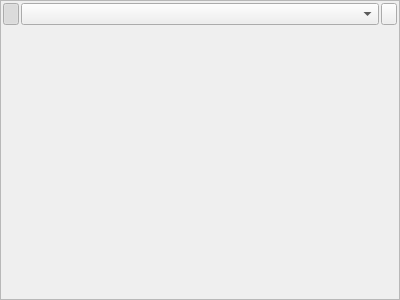
<?xml version="1.0" encoding="UTF-8"?>
<ui version="4.0">
 <class>itemTool</class>
 <widget class="QWidget" name="itemTool">
  <property name="geometry">
   <rect>
    <x>0</x>
    <y>0</y>
    <width>400</width>
    <height>300</height>
   </rect>
  </property>
  <property name="windowTitle">
   <string>Form</string>
  </property>
  <layout class="QVBoxLayout" name="verticalLayout">
   <property name="spacing">
    <number>0</number>
   </property>
   <property name="margin">
    <number>0</number>
   </property>
   <item>
    <widget class="QScrollArea" name="ItemToolScroll">
     <property name="widgetResizable">
      <bool>true</bool>
     </property>
     <widget class="QWidget" name="ItemToolArea">
      <property name="geometry">
       <rect>
        <x>0</x>
        <y>0</y>
        <width>398</width>
        <height>298</height>
       </rect>
      </property>
      <layout class="QVBoxLayout" name="verticalLayout_7">
       <property name="spacing">
        <number>2</number>
       </property>
       <property name="margin">
        <number>1</number>
       </property>
       <item alignment="Qt::AlignTop">
        <widget class="QWidget" name="widget" native="true">
         <layout class="QHBoxLayout" name="horizontalLayout">
          <property name="spacing">
           <number>2</number>
          </property>
          <property name="margin">
           <number>1</number>
          </property>
          <item>
           <widget class="QPushButton" name="enable">
            <property name="maximumSize">
             <size>
              <width>16</width>
              <height>16777215</height>
             </size>
            </property>
            <property name="toolTip">
             <string>Enable All</string>
            </property>
            <property name="text">
             <string/>
            </property>
            <property name="icon">
             <iconset resource="vTrazer.qrc">
              <normaloff>:/img/online</normaloff>:/img/online</iconset>
            </property>
            <property name="iconSize">
             <size>
              <width>10</width>
              <height>10</height>
             </size>
            </property>
            <property name="checkable">
             <bool>true</bool>
            </property>
            <property name="checked">
             <bool>true</bool>
            </property>
            <property name="default">
             <bool>false</bool>
            </property>
            <property name="flat">
             <bool>true</bool>
            </property>
           </widget>
          </item>
          <item>
           <widget class="QComboBox" name="ItemTypes"/>
          </item>
          <item>
           <widget class="QPushButton" name="addItemButton">
            <property name="sizePolicy">
             <sizepolicy hsizetype="Fixed" vsizetype="Fixed">
              <horstretch>0</horstretch>
              <verstretch>0</verstretch>
             </sizepolicy>
            </property>
            <property name="maximumSize">
             <size>
              <width>16</width>
              <height>16777215</height>
             </size>
            </property>
            <property name="text">
             <string/>
            </property>
            <property name="icon">
             <iconset resource="vTrazer.qrc">
              <normaloff>:/img/add</normaloff>:/img/add</iconset>
            </property>
            <property name="iconSize">
             <size>
              <width>10</width>
              <height>10</height>
             </size>
            </property>
           </widget>
          </item>
         </layout>
        </widget>
       </item>
      </layout>
     </widget>
    </widget>
   </item>
  </layout>
 </widget>
 <resources>
  <include location="vTrazer.qrc"/>
 </resources>
 <connections/>
</ui>
